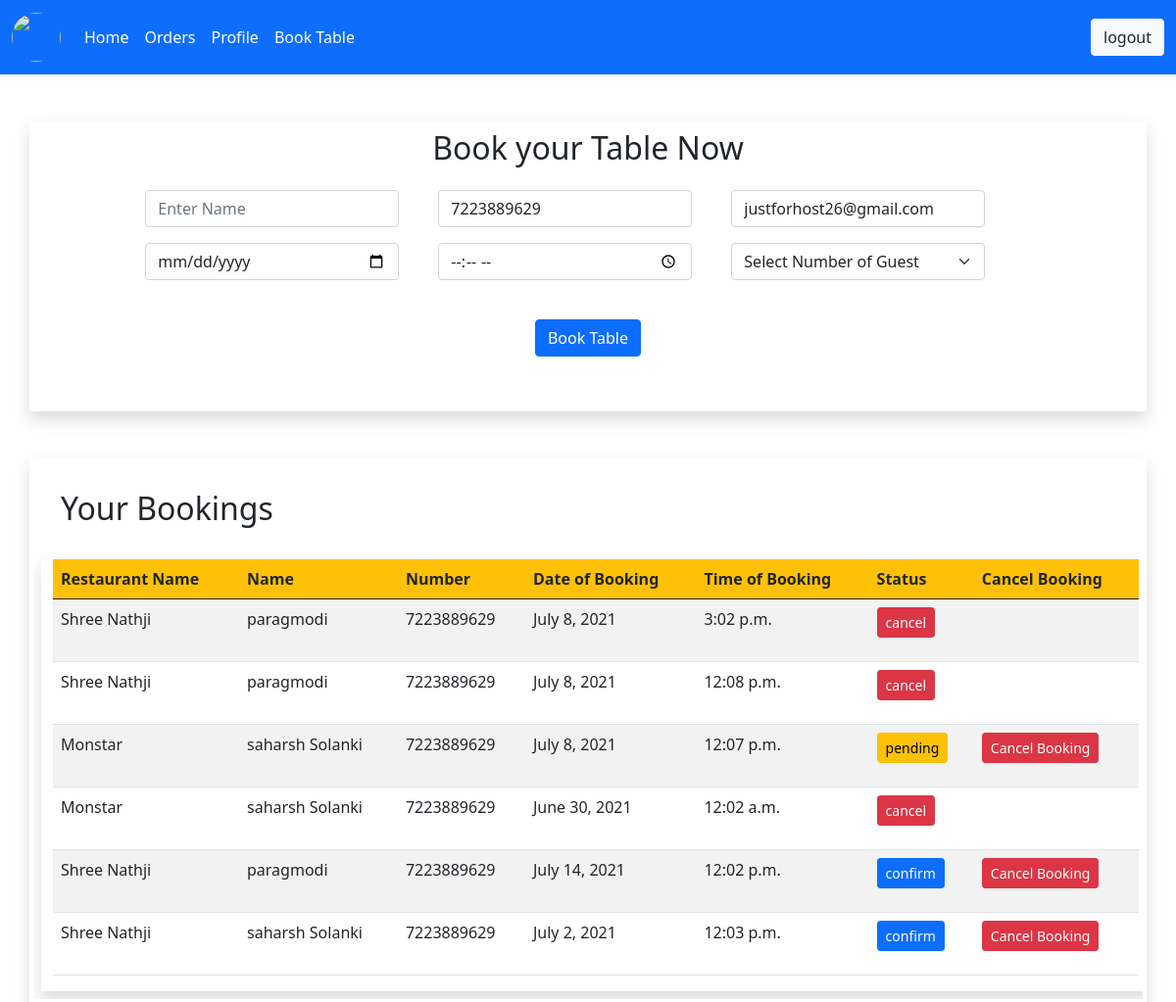
/user/book_table/1 (signed in), run on the app's committed database.
### user/models.py (models this page shows, shortened)
class user(models.Model):
    email = models.CharField(max_length=250)
    phone = models.CharField(max_length=250,null=True)
    password = models.CharField(max_length=250)
    image=models.ImageField(upload_to='media/user_image/',default="user_image/default.png",blank=True,null=True)

class BookTable(models.Model):
    restaurant_name=models.CharField(max_length=500,default="shree nath")
    rest_id=models.CharField(max_length=200,default="1")
    user_name = models.CharField(max_length=500)
    user_contact = models.CharField(max_length=500)
    user_email = models.ForeignKey(user,on_delete=models.CASCADE)
    date = models.DateField(max_length=500)
    time = models.TimeField(max_length=500)
    guests = models.CharField(max_length=500)
    status=models.CharField(max_length=500,default="pending")

### user/views.py (the view, shortened to what this page needs)
# urls.py: path('book_table/<id>', views.book_table, name="book_table"),
def book_table(request,id):
    if 'user_email' in request.session:
        user_data=user.objects.get(email=request.session['user_email'])
        obj=user_data.id
        booking_details=BookTable.objects.filter(user_email=obj).order_by('-id')
        return render(request,'user/book_table.html',{"user_data":user_data,"booking_details":booking_details,"id":id})
    else:
        return redirect(login)

### templates/user/book_table.html (shortened to what this page needs)
{% extends 'user/base.html' %}
{% block content %}
    <div class="container shadow mt-5 p-2" style="width:99%; ">
<h2 class="text-center">Book your Table Now</h2>
    <form method="post" action="{% url 'book_table' id=id %}">
        <div class="row p-2">
            <div class="col-lg-1"></div>
            <div class="col-lg-3 m-2">
                <input type="text" name="user_name" placeholder="Enter Name" class="form-control" required>
            </div>
            <div class="col-lg-3 m-2">
                 <input type="text" name="user_contact" placeholder="Enter Number" value="{{ user_data.phone }}" class="form-control" required>
            </div>
            <div class="col-lg-3 m-2">
                        <input type="email" name="user_email" placeholder="Enter Email" value="{{ user_data.email }}" class="form-control" readonly style="background-color: transparent">
        </div>
            <div class="col-lg-1"></div>
            <div class="col-lg-1"></div>
            <div class="col-lg-3 m-2">
                <input type="date" name="date" placeholder="Enter Check-in Date " class="form-control" required>
            </div>
            <div class="col-lg-3 m-2">
                 <input type="time" name="time" placeholder="Enter check-in Time"  class="form-control" required>
            </div>
            <div class="col-lg-3 m-2">
                        <select name="guests"  class="form-control form-select" required>
                        <option disabled selected>Select Number of Guest</option>
                        </select>
        </div>
        </div>
        <br>
        <center>
        <button type="submit" class="btn btn-primary">Book Table</button></center>
    </form>
<br><br>
    </div>
<div class="container shadow mt-5 p-3">
<h2 class="p-3">Your Bookings</h2>
            <div class="row " style="overflow: auto; ">
   <div class="col-lg-12 shadow  m-2" >
               <table class="table table-striped" >
                  <thead class="bg-warning ">
                  <tr>
<th  scope="col"> Restaurant Name</th>
                      <th scope="col">Name</th>
                        <th scope="col">Number</th>
                      <th scope="col">Date of Booking</th>
<th scope="col">Time of Booking</th>
                      <th scope="col">Status</th>
                                            <th scope="col">Cancel Booking</th>
                    </tr>
                  </thead>
                  <tbody>
{% for data in booking_details %}
                    <tr>
                    <td>{{ data.restaurant_name }}</td>
                    <td>{{ data.user_name }}</td>
                    <td>{{ data.user_contact }}</td>
                    <td>{{ data.date }}</td>
                                        <td>{{ data.time }}</td>
{% if data.status == 'confirm' %}
                    <td><p class="btn btn-sm btn-primary">{{ data.status }}</p></td>
                        {% elif data.status == 'pending' %}
                     <td><p class="btn btn-sm btn-warning">{{ data.status }}</p></td>
{% else %}
                                            <td><p class="btn btn-sm btn-danger">{{ data.status }}</p></td>
{% endif %}
                    {% if data.status == 'cancel' %}
                   <td></td>
                    {% else %}
                                        <td><a href="{% url 'cancel_booking' id=data.id %}" class="btn btn-sm btn-danger">Cancel Booking</a></td>
{% endif %}
                    </tr>
                  {% endfor %}
                  </tbody>
                </table>
   </div></div>
</div>
{% endblock %}

### data on the page
user: user_contact "7223889629", user_email "justforhost26@gmail.com"
BookTable: restaurant_name "Shree Nathji", user_name "paragmodi", user_contact "7223889629", date "July 8, 2021", time "3:02 p.m.", status "cancel"
BookTable: restaurant_name "Shree Nathji", user_name "paragmodi", user_contact "7223889629", date "July 8, 2021", time "12:08 p.m.", status "cancel"
BookTable: restaurant_name "Monstar", user_name "saharsh Solanki", user_contact "7223889629", date "July 8, 2021", time "12:07 p.m.", status "pending", shows "Cancel Booking"
BookTable: restaurant_name "Monstar", user_name "saharsh Solanki", user_contact "7223889629", date "June 30, 2021", time "12:02 a.m.", status "cancel"
BookTable: restaurant_name "Shree Nathji", user_name "paragmodi", user_contact "7223889629", date "July 14, 2021", time "12:02 p.m.", status "confirm", shows "Cancel Booking"
BookTable: restaurant_name "Shree Nathji", user_name "saharsh Solanki", user_contact "7223889629", date "July 2, 2021", time "12:03 p.m.", status "confirm", shows "Cancel Booking"
